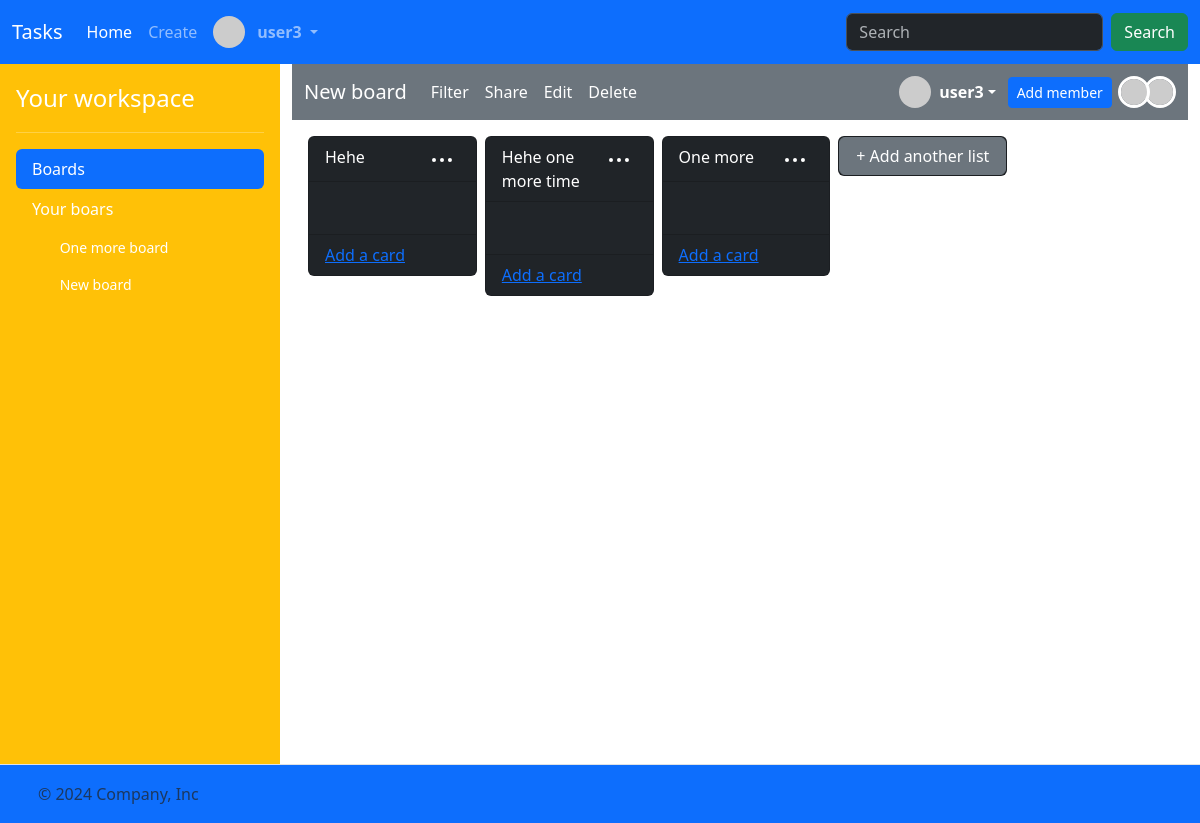
The page /boards/31 (signed in) on the database its author committed.
### task/models.py (models this page shows)
class User(AbstractUser):
    bio = models.CharField(max_length=256)

class Board(models.Model):
    name = models.CharField(max_length=256)
    description = models.CharField(max_length=256)
    members = models.ManyToManyField(User, related_name="boards")
    created_at = models.DateTimeField(auto_now_add=True)

class List(models.Model):
    board = models.ForeignKey("Board", on_delete=models.CASCADE, related_name="lists")
    name = models.CharField(max_length=256)
    position = models.DecimalField(max_digits=10, decimal_places=2)
    created_at = models.DateTimeField(auto_now_add=True)

### task/views.py (the view)
# urls.py: path("boards/<int:board_id>", views.board, name="board"),
@csrf_exempt
@login_required
def board(request, board_id):
    board = (
        request.user.boards.filter(id=board_id)
        .prefetch_related("members", "lists__cards", "lists")
        .first()
    )
    lists = (
        board.lists.all()
        .order_by("position")
        .prefetch_related(
            Prefetch(
                "cards",
                queryset=Card.objects.order_by("position"),
                to_attr="ordered_cards",
            )
        )
    )
    members = board.members.all()
    total_member = members.count()
    for index, member in enumerate(members):
        member.index = total_member - index
    return render(
        request,
        "task/board.html",
        {
            "board": board,
            "lists": lists,
            "boards": request.user.boards.all(),
            "members": members,
        },
    )

### task/templates/task/board.html (shortened to what this page needs)
{% extends "task/layout.html" %}
{% load static %}
{% block main %}
<nav class="navbar navbar-expand-lg bg-secondary"  data-bs-theme="dark">
    <div class="container-fluid">
      <a id="board-title" class="navbar-brand" href="{% url 'board' board.id %}" data-board-id="{{ board.id }}">{{ board.name }}</a>
      <div class="collapse navbar-collapse" id="navbarSupportedContent">
        <ul class="navbar-nav me-auto mb-2 mb-lg-0">
            <li class="nav-item">
                <a class="nav-link active" aria-current="page" href="#Filter">Filter</a>
            </li>
            <li class="nav-item">
                <a class="nav-link active" aria-current="page" href="#Share">Share</a>
            </li>
            <li class="nav-item">
                <a class="nav-link active" aria-current="page" href="{% url 'edit_board' board.id %}">Edit</a>
            </li>
            <li class="nav-item">
                <button type="button" class="nav-link active" data-bs-toggle="modal" data-bs-target="#confirmBoardDeletionModal">
                    Delete
                </button>
            </li>
        </ul>
        <div style="display: flex; align-items: center; gap: 12px;">
            <div class="dropdown">
                <a href="#" class="d-flex align-items-center text-white text-decoration-none dropdown-toggle" id="dropdownUser1" data-bs-toggle="dropdown" aria-expanded="false">
                  <img src="https://i.pravatar.cc/48?u={{ user.id }}" alt="" width="32" height="32" class="rounded-circle me-2">
                  <strong>{{ user.username }}</strong>
                </a>
            </div>
            <a class="btn btn-sm btn-primary" href="{% url 'board_add_member' board.id %}">Add member</a>
            <div style="margin-left: 4px;">
                {% for member in members %}
                    {% if member.id != user.id %}
                        <a href="{% url 'profile' member.id %}">
                            <img src="https://i.pravatar.cc/48?u={{ member.id }}" alt="" width="32" height="32" class="rounded-circle" style="margin-left: -10px; z-index: {{member.index}}; position: relative; border:3px solid white;">
                        </a>
                    {% endif %}
                {% endfor %}
            </div>
        </div>
      </div>
    </div>
</nav>
<div class="mt-3" style="margin-left: 12px;">
    <div class="task-lists g-3 mt-2" style="display:flex; overflow-x: auto; width: 100%; max-width: 100%;">
            {% for list in lists %}
            <div class="col px-1" style="flex: 0 0 20%;">
                <div class="card bg-dark task-list" draggable="true" id="list-id-{{ list.id }}" data-list-id="{{ list.id }}" data-list-position="{{ list.position }}">
                    <div class="card-header text-white">
                        <div style="display: flex;justify-content: space-between;">
                            <span>{{ list.name }}</span>
                            <div class="dropdown">
                                <button style="background: transparent; border: 0;" data-bs-toggle="dropdown" aria-expanded="false">
                                    <svg xmlns="http://www.w3.org/2000/svg" viewBox="0 0 24 24" width="24" height="24" fill="white"><path d="M20 14a2 2 0 1 1-.001-3.999A2 2 0 0 1 20 14ZM6 12a2 2 0 1 1-3.999.001A2 2 0 0 1 6 12Zm8 0a2 2 0 1 1-3.999.001A2 2 0 0 1 14 12Z"></path></svg>
                                </button>
                              </div>
                        </div>
                    </div>
                    <div class="card-body" style="display:flex; flex-direction: column; max-height: 550px !important; overflow-y: auto;" data-list-id="{{ list.id }}">
                        <div class="task-card" style="width: 100%; min-height: 20px; flex: 1;"></div>
                    </div>
                    <div class="card-footer text-body-secondary">
                        <a href="{% url 'list_add_card_view' list.id %}">Add a card</a>
                    </div>
                </div>
            </div>
            {% endfor %}
            <div class="col px-1" style="flex: 0 0 20%;">
                <div class="card bg-dark" draggable="true" id="task-add-list-btn" data-list-id="{{ list.id }}">
                    <a class="btn btn-secondary" href="{% url 'board_add_list_view' board.id %}">+ Add another list</a>
                </div>
            </div>
    </div>
</div>
{% endblock %}

### task/templates/task/layout.html (shortened to what this page needs)
<!DOCTYPE html>
{% load static %}
<html lang="en">
    <head>
        <link href="https://cdn.jsdelivr.net/npm/bootstrap@5.3.3/dist/css/bootstrap.min.css" rel="stylesheet">
        <link rel="stylesheet" href="https://cdn.jsdelivr.net/npm/bootstrap-icons@1.3.0/font/bootstrap-icons.css">
        <link href="{% static 'styles.css' %}" rel="stylesheet">
    </head>
    <body>
        <header>
            <nav class="navbar navbar-expand-lg bg-primary"  data-bs-theme="dark">
                <div class="container-fluid">
                  <a class="navbar-brand" href="{% url 'index' %}">Tasks</a>
                  <div class="collapse navbar-collapse" id="navbarSupportedContent">
                    <ul class="navbar-nav me-auto mb-2 mb-lg-0" style="display: flex;
    align-items: center;">
                        {% if user.is_authenticated %}
                      <li class="nav-item">
                        <a class="nav-link active" aria-current="page" href="{% url 'index' %}">Home</a>
                      </li>
                      <li class="nav-item">
                        <a class="nav-link" href="{% url 'create_board' %}">Create</a>
                      </li>
                      <li class="nav-item dropdown">
                        <a class="nav-link dropdown-toggle" href="#" role="button" data-bs-toggle="dropdown" aria-expanded="false" style="display: flex; align-items: center; gap: 4px;">
                            <img src="https://i.pravatar.cc/48?u={{ user.id }}" alt="" width="32" height="32" class="rounded-circle me-2">
                            <strong>{{ user.username }}</strong>
                        </a>
                      </li>
                    </ul>
                    <form class="d-flex" role="search">
                      <input class="form-control me-2" type="search" placeholder="Search" aria-label="Search">
                      <button class="btn btn-success" type="submit">Search</button>
                    </form>
                      {% endif %}
                  </div>
                </div>
              </nav>
        </header>
        <main>
            <div class="d-flex flex-nowrap">
                {% if user.is_authenticated %}
                <div class="d-flex flex-column flex-shrink-0 p-3 text-white bg-warning" style="width: 280px;">
                    <a href="/" class="d-flex align-items-center mb-3 mb-md-0 me-md-auto text-white text-decoration-none">
                      <span class="fs-4">Your workspace</span>
                    </a>
                    <hr>
                    <ul class="nav nav-pills flex-column mb-auto">
                      <li class="nav-item">
                        <a href="#" class="nav-link active" aria-current="page">
                          Boards
                        </a>
                      </li>
                      <li class="mb-1">
                        <button  class="nav-link text-white collapsed" data-bs-toggle="collapse" data-bs-target="#home-collapse" aria-expanded="true">
                            Your boars
                            </button>
                            <div class="collapse show" id="home-collapse">
                            <ul class="btn-toggle-nav list-unstyled fw-normal pb-1 small" style="max-height: 490px; overflow-y: auto;">
                                {% for board in boards %}
                                <li>
                                    <a href="{% url 'board' board.id %}" class="nav-link text-white">
                                      <svg class="bi me-2" width="16" height="16"><use xlink:href="#speedometer2"></use></svg>
                                      {{ board.name }}
                                    </a>
                                  </li>
                                  {% endfor %}
                            </ul>
                            </div>
                      </li>
                    </ul>
                </div>
                {% endif %}
                <div style="flex: 1; background: white; overflow-x: hidden; min-height: 700px;" class="container-fluid">
                    {% block main %}{% endblock %}
                </div>
            </div>
        </main>
        <footer class="d-flex flex-wrap justify-content-between align-items-center py-3 border-top bg-primary">
            <div class="col-md-4 d-flex align-items-center">
              <a href="/" class="mb-3 me-2 mb-md-0 text-body-secondary text-decoration-none lh-1">
                <svg class="bi" width="30" height="24"><use xlink:href="#bootstrap"></use></svg>
              </a>
              <span class="mb-3 mb-md-0 text-body-secondary">© 2024 Company, Inc</span>
            </div>
            <ul class="nav col-md-4 justify-content-end list-unstyled d-flex">
              <li class="ms-3"><a class="text-body-secondary" href="#"><svg class="bi" width="24" height="24"><use xlink:href="#twitter"></use></svg></a></li>
              <li class="ms-3"><a class="text-body-secondary" href="#"><svg class="bi" width="24" height="24"><use xlink:href="#instagram"></use></svg></a></li>
              <li class="ms-3"><a class="text-body-secondary" href="#"><svg class="bi" width="24" height="24"><use xlink:href="#facebook"></use></svg></a></li>
            </ul>
        </footer>
    </body>
</html>

### rows shown on the page
User: username "user3"
Board: name "One more board"
Board: name "New board"
List: name "Hehe"
List: name "Hehe one more time"
List: name "One more"
